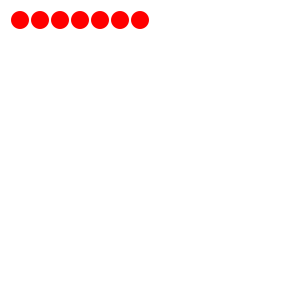
Frame 1 (no input)
Frame 60 (the mouse pressed at the canvas centre just before this capture): identical to frame 1, image omitted
Frame 120 (the mouse held since frame 60 and released just before this capture): identical to frame 1, image omitted

The Processing sketch that drew this single still picture (run headless with seeded random() and noise(); from frame 60 on, the mouse is pressed at the canvas centre):

// Processing sketch: clase05e02
// ── clase05e02.pde
int vidas = 7;

void setup() {
  size(300, 300);
  noStroke();
}

void draw() {
  if (vidas > 0) {
    background(255);
  } else {
    background(0);
  }

  for (int v = 1; v <= vidas; v++) {
    fill(255, 0, 0);
    ellipse(v*20, 20, 18, 18);
  }
}

void mouseReleased() {
  vidas = vidas - 1;
}
